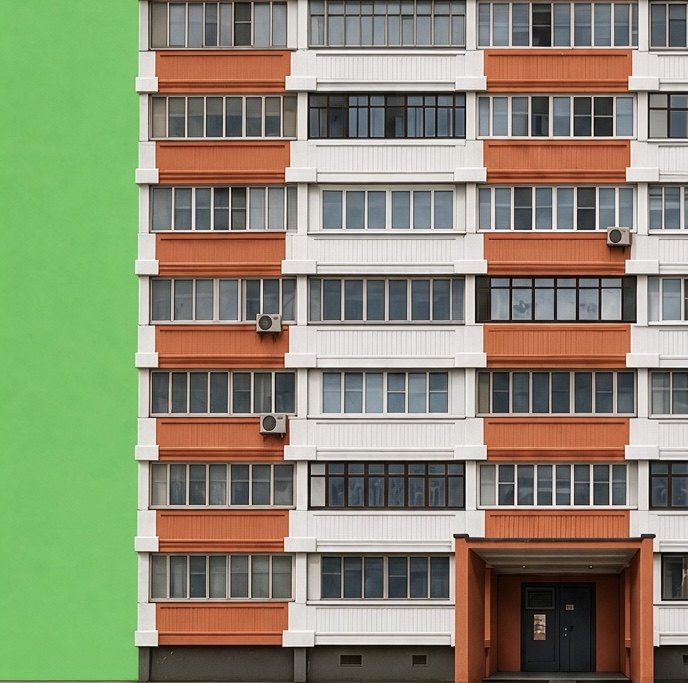
#> input picture assets/source/house_clean.png, 688 x 683 px, found by its file name
$ python house_sprites.py
#> lines starting #> are read from the running program, lines starting #| are printed output that depends on the picture
"""Нарезка спрайтов из генераций дома Серёги.

Источников два, и это не лишнее:
  assets/source/house_clean.png — дом без лишнего вокруг, из него режется
      сам подъезд: он выезжает в конце двора один раз и в бок не тайлится;
  assets/source/house.png — первая генерация с длинным фасадом, из неё
      набираются корпуса двора: там больше этажей, а для тайла это важнее
      чистоты краёв.

Что получается:
  gate_porch       — дом Серёги целиком, подъезд справа
  gate_porch_leaf  — одна створка двери (игра ставит её зеркально с двух сторон)
  bg2_far          — двор: три одинаковых корпуса, синий, зелёный и оранжевый

Геометрия проёма продублирована в GATE_DOOR в src/scenes/game.js: игра
ставит створки по долям от размера спрайта, а не по его середине —
подъезд у дома сбоку. Меняете кроп — правьте и те доли.

Запуск из корня репозитория:
    python3 tools/house_sprites.py [assets/sprites] [smooth|pixel]

Аргумент задаёт стиль дома. Корпуса двора всегда пиксельные: они далеко,
там детали не читаются, а рябь от гладкой картинки видна.
"""
import colorsys
import sys

from PIL import Image, ImageFilter

OUT = sys.argv[1] if len(sys.argv) > 1 else 'assets/sprites'
STYLE = sys.argv[2] if len(sys.argv) > 2 else 'smooth'   # стиль дома

# --- дом Серёги ------------------------------------------------------------
HOUSE = 'assets/source/house_clean.png'
BUILDING = (137, 0, 688, 683)           # без зелёного фона слева
DOOR = (519, 582, 596, 673)             # дверь: x0, y0, x1, y1
PORCH_SRC_W = 140                       # ширина рисованного код-арта
PORCH_SCALE = 3                         # HI.gate_porch — во сколько игра тянет

# --- двор ------------------------------------------------------------------
YARD = 'assets/source/house.png'
FACADE = (341, 20, 691, 1070)           # один корпус: узкий и высокий
TOWER_W, TOWER_H = 84, 272              # башня на экране
GAP = 28                                # просвет между башнями
BG_H = 300                              # вся полоса; над крышами — небо
TOWER_HUES = (212, 118, None)           # синий, зелёный, оранжевый как есть
NIGHT = (58, 48, 86)                    # вечерний воздух, к нему уводим дальний план


def posterize(img, colors=48):
    """Огрубляем цвет: генерация гладкая, игра — 16 бит."""
    q = img.quantize(colors=colors, method=Image.MEDIANCUT, dither=Image.Dither.NONE)
    return q.convert('RGB')


# --- 1. Дом с подъездом ----------------------------------------------------
house = Image.open(HOUSE).convert('RGB')
#> house is the input picture: PIL image 688x683 RGB; mean R, G, B 138.1, 137.6, 112.4
bx0, by0, bx1, by1 = BUILDING
dx0, dy0, dx1, dy1 = DOOR
porch = house.crop(BUILDING).copy()
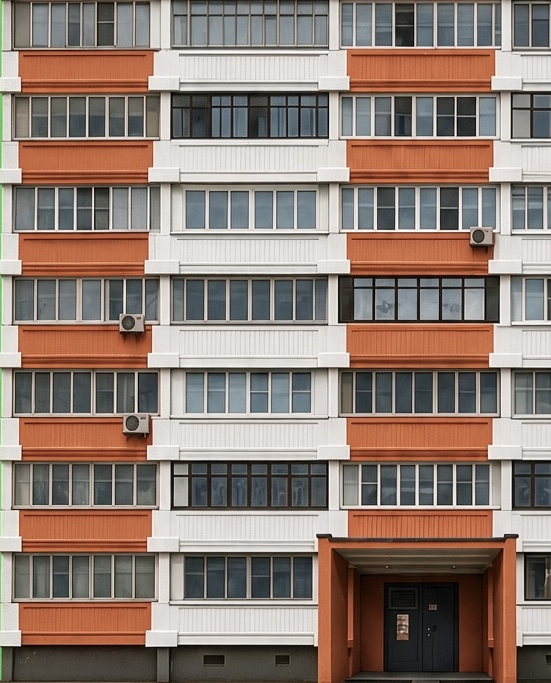
#> porch: PIL image 551x683 RGB; mean R, G, B 142.1, 123.5, 114.1

# Проём вычерняем: створки — отдельные спрайты, они разъезжаются, и под
# ними должен открываться тёмный тамбур, а не вторая такая же дверь.
hw, hh = dx1 - dx0, dy1 - dy0
hall = Image.new('RGB', (hw, hh))
#> hall: PIL image 77x91 RGB; every value is 0
hp = hall.load()
floor = int(hh * 0.86)
for y in range(hh):
    for x in range(hw):
        # к центру и вниз чуть светлее — читается глубина, а не дырка
        k = 1 - abs(x - hw / 2) / (hw / 2)
        if y < floor:
            v = 11 + 9 * k * (y / floor) ** 2
            hp[x, y] = (int(v), int(v) - 1, int(v) + 4)
        else:
            t = (y - floor) / max(1, hh - floor)
            v = 26 + 16 * t * k
            hp[x, y] = (int(v) + 3, int(v), int(v) - 2)
hall = hall.filter(ImageFilter.GaussianBlur(2))
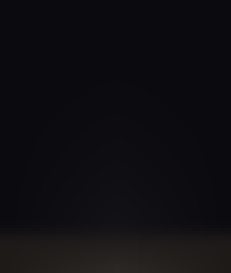
#> hall: PIL image 77x91 RGB (shown 3 times larger); mean R, G, B 15, 13.7, 17.7
porch.paste(hall, (dx0 - bx0, dy0 - by0))

if STYLE == 'pixel':
    out_w = PORCH_SRC_W
else:
    # Ровно столько точек, сколько дом займёт на плотном холсте: игра
    # выводит без сглаживания, и любое дробное растяжение даёт рябь.
    out_w = PORCH_SRC_W * PORCH_SCALE * 2

def scaled(img, w):
#> called with w = 840
    h = max(1, round(w * img.height / img.width))
#> h = 1041
    r = img.resize((w, h), Image.LANCZOS)
    if STYLE == 'pixel':
        return posterize(r)
    return r.filter(ImageFilter.UnsharpMask(radius=1.4, percent=55, threshold=3))
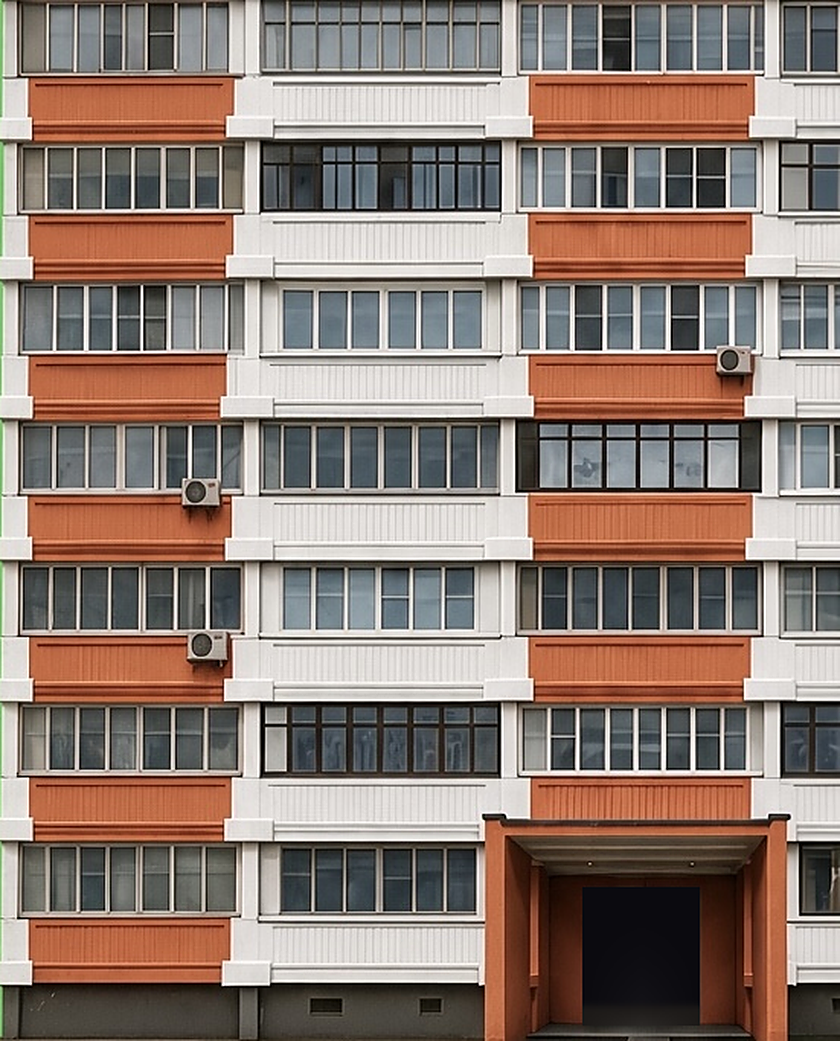
#> returned value: PIL image 840x1041 RGB; mean R, G, B 141.6, 123.2, 114

scaled(porch, out_w).save(f'{OUT}/gate_porch.png')

# --- 2. Створка ------------------------------------------------------------
# Левая половина двери. Игра подгоняет её под половину проёма, поэтому
# пропорции сходятся сами: створка вырезана ровно по этой половине.
leaf = house.crop((dx0, dy0, dx0 + hw // 2, dy1))
leaf_w = round(out_w * (hw / 2) / (bx1 - bx0))
scaled(leaf, max(8, leaf_w)).save(f'{OUT}/gate_porch_leaf.png')
#> call 2 of scaled, with w = 59
#> in scaled (call 2), `r = img.resize((w, h), Image.LANCZOS)`:
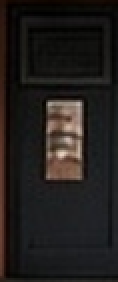
#> r: PIL image 59x141 RGB (shown 2 times larger); mean R, G, B 33.4, 29.5, 27.8

# --- 3. Двор: три корпуса --------------------------------------------------
# Корпуса одинаковые, отличаются только цветом простенков. Красим поворотом
# тона: белые панели и стёкла почти не насыщены и остаются на месте, уходит
# только оранжевый. Между корпусами просвет, над крышами прозрачно — иначе
# ряд читается сплошной стеной, а не тремя домами.
yard = Image.open(YARD).convert('RGB')
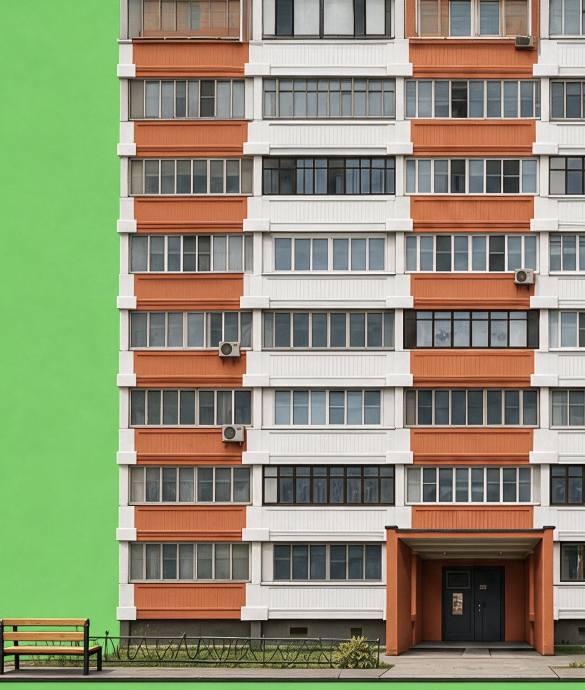
#> input picture assets/source/house.png, 1170 x 1380 px, found by its file name (shown at 1/2 size)
#> yard is the input picture: PIL image 1170x1380 RGB; mean R, G, B 142.8, 143.4, 115.5
body = posterize(yard.crop(FACADE).resize((TOWER_W // 2, TOWER_H // 2), Image.LANCZOS))
#> in posterize, `q = img.quantize(colors=colors, method=Image.MEDIANCUT, dither=Image.D..`:
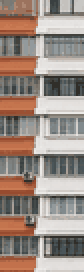
#> q: PIL image 42x136 P (shown 2 times larger); mean R, G, B 156, 140.4, 131.3
body = body.resize((TOWER_W, TOWER_H), Image.NEAREST)


def tower(hue):
    t = body.copy().convert('RGBA')
    tp = t.load()
    for y in range(TOWER_H):
        for x in range(TOWER_W):
            r, g, b, a = tp[x, y]
            if hue is not None:
                hh_, ss, vv = colorsys.rgb_to_hsv(r / 255, g / 255, b / 255)
                # перекрашиваем только тёплые насыщенные пятна — простенки.
                # Насыщенность глушим: три ярких корпуса рядом начинают
                # рябить и спорят с героем.
                if ss > 0.22 and (hh_ < 0.11 or hh_ > 0.94):
                    r, g, b = [round(c * 255) for c in
                               colorsys.hsv_to_rgb(hue / 360, ss * 0.72, vv)]
            tp[x, y] = (round(r * .72 + NIGHT[0] * .28),
                        round(g * .72 + NIGHT[1] * .28),
                        round(b * .72 + NIGHT[2] * .28), a)
    # крыша: тёмный парапет, иначе корпус обрывается срезом
    t.paste(Image.new('RGBA', (TOWER_W, 5), (38, 33, 56, 255)), (0, 0))
    t.paste(Image.new('RGBA', (TOWER_W, 2), (78, 70, 104, 255)), (0, 0))
    return t


bg_w = (TOWER_W + GAP) * len(TOWER_HUES)
bg = Image.new('RGBA', (bg_w, BG_H), (0, 0, 0, 0))
#> bg: PIL image 336x300 RGBA; every value is 0
for i, hue in enumerate(TOWER_HUES):
    bg.paste(tower(hue), (GAP // 2 + i * (TOWER_W + GAP), BG_H - TOWER_H))
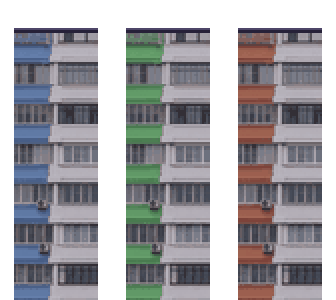
#> bg: PIL image 336x300 RGBA; mean R, G, B, A 81.4, 80.6, 84.7, 173.4; transparent parts drawn white
bg.save(f'{OUT}/bg2_far.png')

print(f'дом ({STYLE}) {out_w}px, створка {leaf_w}px, двор {bg_w}x{BG_H} (три корпуса)')
